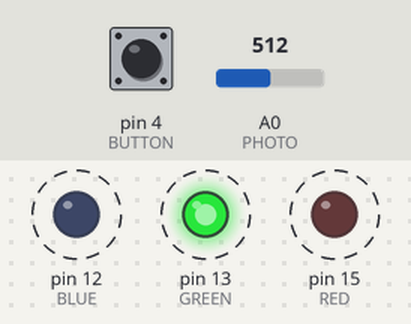
The sketch below on a simulated Arduino Uno, built with avr-gcc and run on an emulated ATmega328P. Shown: output pins drawn as LEDs (lit = HIGH). Dashed ring = blinking. The inputs (shaded band) are chosen by the test bench; at power-on: A0 (PHOTO) = 512, pin 4 (BUTTON) HIGH.

Above: at 0.45 s.
1.3 s: A0 (PHOTO) set to 690
4.3 s: A0 (PHOTO) set to 709
At 4.3 s:
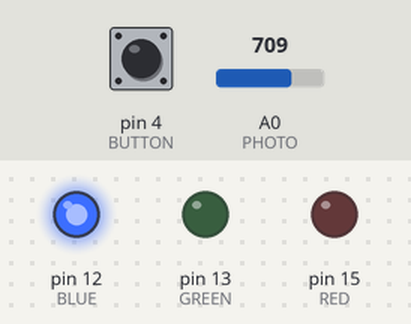
5.8 s: pin 4 (BUTTON) pulled LOW for 1 s
At 7.1 s:
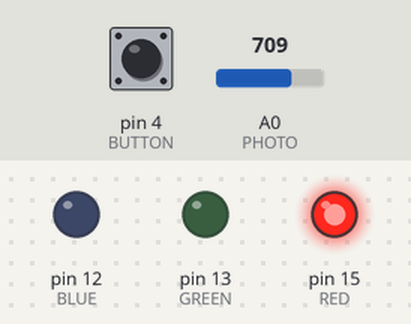
8.3 s: pin 4 (BUTTON) pulled LOW for 0.35 s
At 8.45 s:
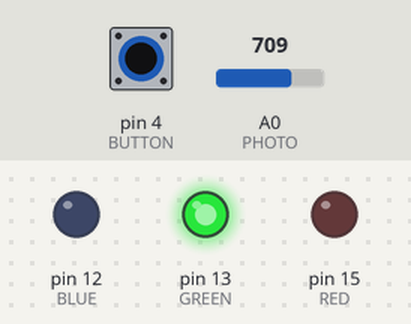
10.1 s: pin 4 (BUTTON) pulled LOW for 3.2 s
At 10.25 s:
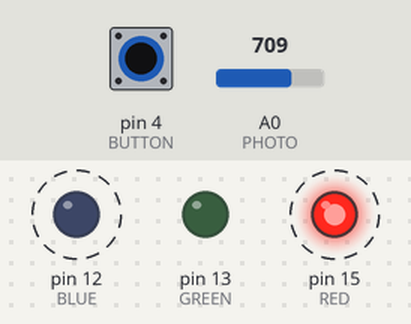
Timing chart, 0 to 14.6 s (numbered marks = the images above; inputs shaded):
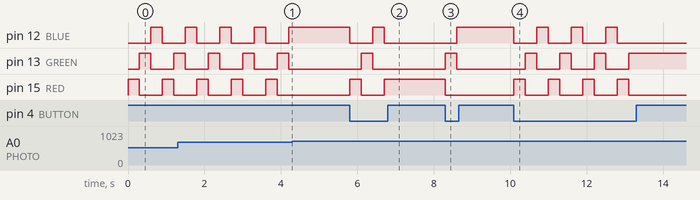

Measured:
- the behaviour switches between 699 and 700 on A0 (PHOTO) (found by bisection; images 0 and 1)
- after the input at 4.3 s, pin 12 (BLUE): stays HIGH (without the input it goes to LOW after 0.20 s); pin 13 (GREEN): stays LOW (without the input it goes to HIGH after 0.50 s); pin 15 (RED): stops changing and stays LOW
- after the input at 5.8 s, pin 12 (BLUE): HIGH → LOW at once, → HIGH 0.60 s later, → LOW 0.30 s later; pin 13 (GREEN): LOW → HIGH after 0.30 s, → LOW 0.30 s later; pin 15 (RED): LOW → HIGH at once, → LOW 0.30 s later, → HIGH 0.60 s later
- after the input at 8.3 s, pin 12 (BLUE): LOW → HIGH after 0.30 s; pin 13 (GREEN): LOW → HIGH at once, → LOW 0.30 s later; pin 15 (RED): HIGH → LOW at once
- after the input at 10.1 s, pin 12 (BLUE): alternates HIGH for 0.30 s and LOW for 0.60 s, 7 changes in all, then stays LOW, starting at once; pin 13 (GREEN): alternates HIGH for 0.30 s and LOW for 0.60 s, 7 changes in all, then stays HIGH, starting after 0.30 s
- by itself, pin 12 (BLUE), pin 13 (GREEN), pin 15 (RED): alternates HIGH for 0.30 s and LOW for 0.60 s

The sketch:

input.ino
```cpp
const int PHOTO = A0;
const int BUTTON = 4;
const int RED = 15;
const int GREEN = 13;
const int BLUE = 12;

int which = 0;

void setup() {
}

void loop() {
  int light = analogRead(PHOTO);
  int button = digitalRead(BUTTON);

  if (button == 0 || light < 700) {
    analogWrite(RED,   (which == 0) ? 1023 : 0);
    analogWrite(GREEN, (which == 1) ? 1023 : 0);
    analogWrite(BLUE,  (which == 2) ? 1023 : 0);
    which = (which + 1) % 3;
    delay(300);
  }

}
```
